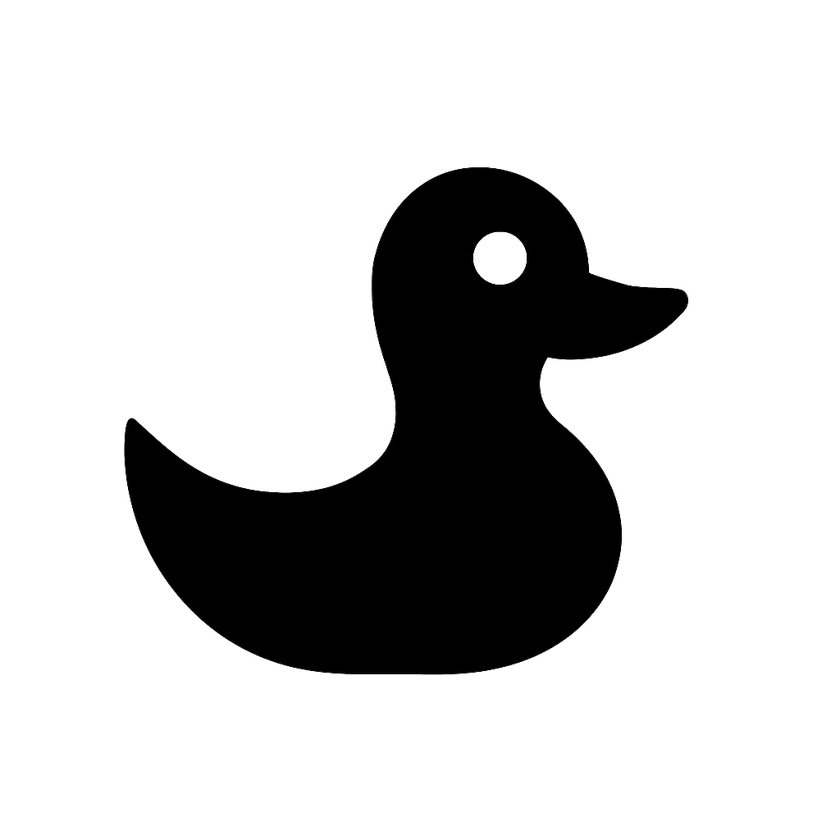
#> input picture black_duck_cleaned.png, 840 x 840 px, shrunk from 1024 x 1024 before the run
$ python colors.py
#> lines starting #> are read from the running program, lines starting #| are printed output that depends on the picture
from PIL import Image

# Load the image
image_path = "black_duck_cleaned.png"  # Replace with your image path
img = Image.open(image_path).convert("RGB")  # Ensure it's in RGB mode
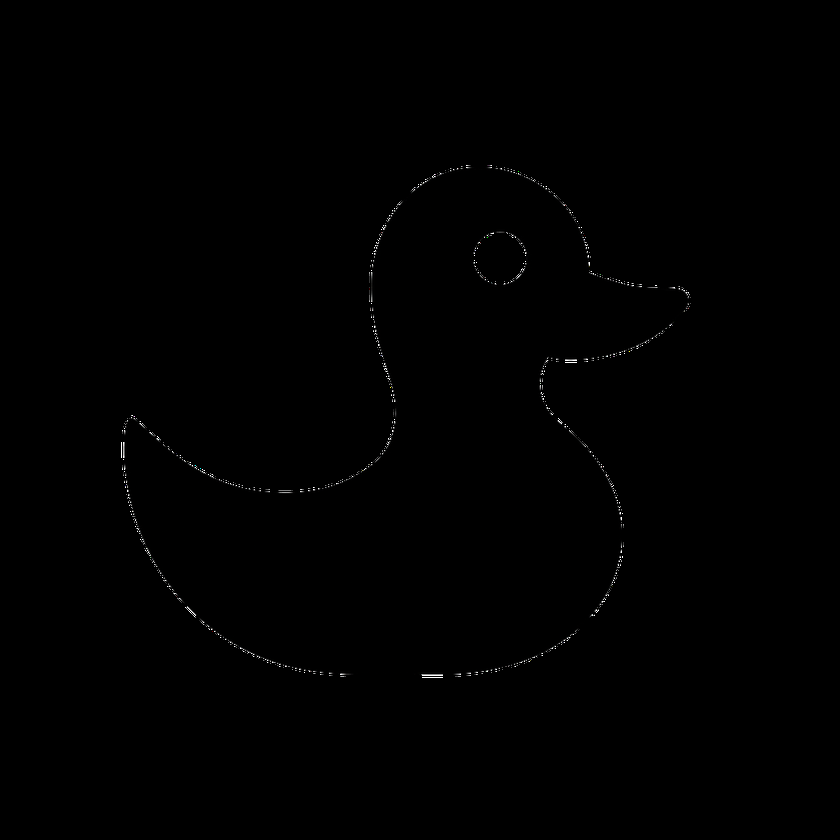
#> img: PIL image 840x840 RGB; mean R, G, B 0.5, 0.5, 0.5

# Get dimensions
width, height = img.size
#> width = 840; height = 840

new_img = Image.new("RGB", (width, height))
#> new_img: PIL image 840x840 RGB; every value is 0

# Loop through each pixel
for y in range(height):
    for x in range(width):
        r, g, b = img.getpixel((x, y))
        print(f"Pixel at ({x}, {y}): R={r}, G={g}, B={b}")
        if r == 255:
            new_img.putpixel((x, y), (0, 0, 0))


new_img.save("scripted.png")
